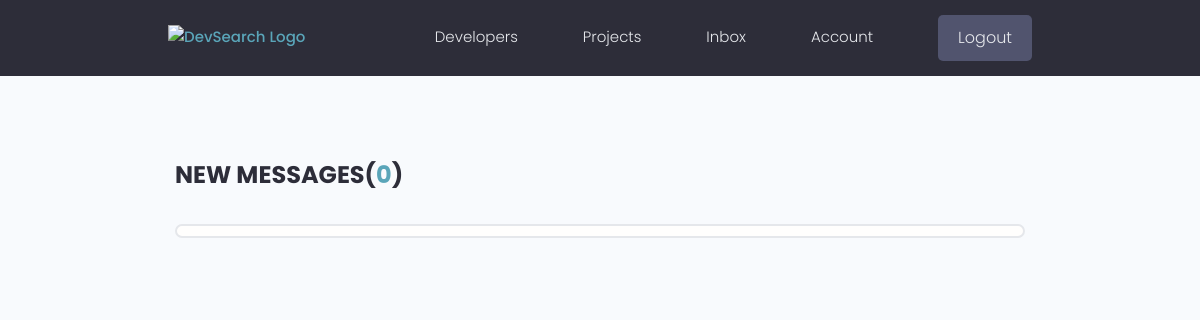
The app's page /inbox/ (signed in), older data.
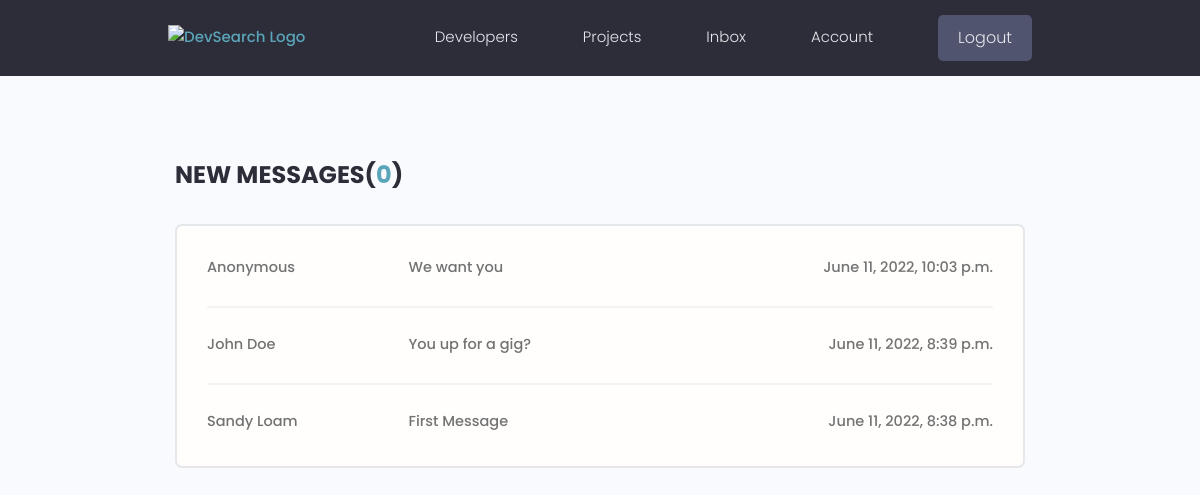
The same page, newer data.
### users/models.py (models this page shows, shortened)
class Message(models.Model):
    sender = models.ForeignKey(Profile, on_delete=models.SET_NULL, null=True, blank=True)
    recipient = models.ForeignKey(Profile, on_delete=models.SET_NULL, null=True, blank=True, related_name="messages")
    name = models.CharField(max_length=200, null=True, blank=True)
    email = models.EmailField(max_length=200, null=True, blank=True)
    subject = models.CharField(max_length=200, null=True, blank=True)
    body = models.TextField()
    is_read = models.BooleanField(default=False, null=True)
    created = models.DateTimeField(auto_now_add=True)
    id = models.UUIDField(default=uuid.uuid4, unique=True,
                            primary_key=True, editable=False)
    class Meta:
        ordering = ['is_read', '-created']

### users/views.py (the view)
# urls.py: path('inbox/', views.inbox, name="inbox"),
@login_required(login_url='login')
def inbox(request):
    profile = request.user.profile
    list_messages = profile.messages.all()
    unread_count = list_messages.filter(is_read=False).count()
    context = { 'list_messages': list_messages, 'unread_count': unread_count}
    return render(request, 'users/inbox.html', context)

### users/templates/users/inbox.html
{% extends 'main.html' %}
{% block content %}
<main class="inbox my-xl">
  <div class="content-box">
    <h3 class="inbox__title">New Messages(<span>{{ unread_count }}</span>)</h3>
    <ul class="messages">
      {% for message in list_messages %}
        {% if message.is_read == False %}
          <li class="message message--unread">
        {% else %}
          <li class="message">
        {% endif %}
            <a href="{% url 'message' message.id %}">
              <span class="message__author">{{ message.name }}</span>
              <span class="message__subject">{{ message.subject }}</span>
              <span class="message__date">{{ message.created }}</span>
            </a>
          </li>
      {% endfor %}
    </ul>
  </div>
</main>
{% endblock content %}

Row changes from the older to the newer data that the page shows:
added Message: name "Anonymous", subject "We want you", created "June 11, 2022, 10:03 p.m."
added Message: name "John Doe", subject "You up for a gig?", created "June 11, 2022, 8:39 p.m."
added Message: name "Sandy Loam", subject "First Message", created "June 11, 2022, 8:38 p.m."
